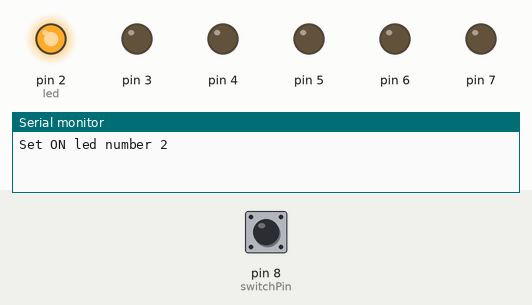
The sketch below on a simulated Arduino Uno, built with avr-gcc and run on an emulated ATmega328P. On the bench: output pins drawn as LEDs (lit = HIGH), the last lines printed to the serial monitor. The test bench sets the inputs (shaded band); at power-on: pin 8 (switchPin) LOW.

Above: at 1.2 s.
1.3 s: pin 8 (switchPin) pulled HIGH for 0.15 s
At 3.9 s:
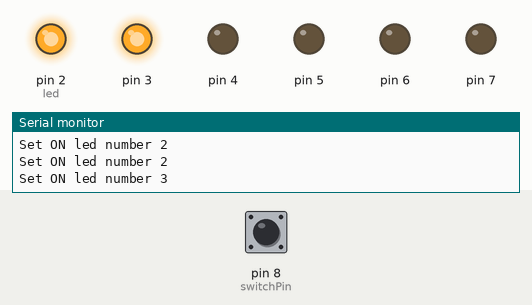
4.4 s: pin 8 (switchPin) pulled HIGH for 1 s
At 5.0 s:
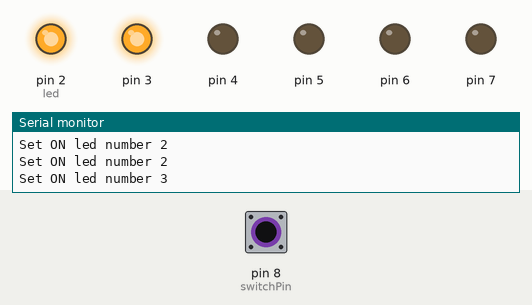
8.4 s: pin 8 (switchPin) pulled HIGH for 3.2 s
At 11.8 s:
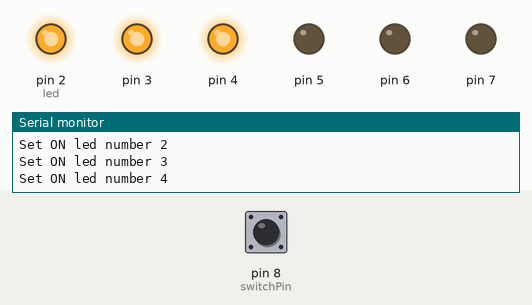
Timing chart, 0 to 21.1 s (numbered marks = the images above; inputs shaded):
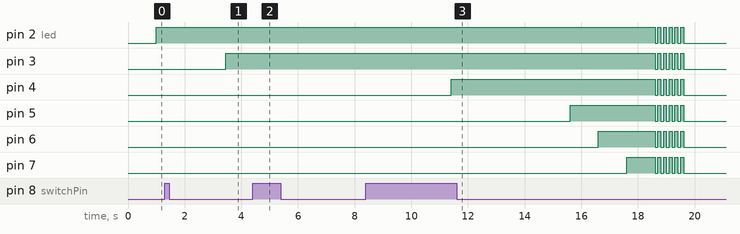

The sketch:

DigitalHourglass.ino
```cpp
//Set all needed constants and initialize variables
const int switchPin = 8;
unsigned long previousTime=0;
int switchState = 0;
int prevSwitchState = 0;
int led=2;
int endmode = 1;//0 means it will wait
long interval=1000;

void setup() {
  Serial.begin(9600);//initialize serial
 for(int x=2;x<8;x++){
  pinMode(x,OUTPUT); //loop through all the LEDs setting as outputs
 }
 pinMode(switchPin,INPUT); //set switch as an input
}

void loop() {
  unsigned long currentTime = millis();//get newest time
  if ((currentTime - previousTime > interval) && endmode) { //check if time elapsed
    previousTime = currentTime;//for next time around
    digitalWrite(led, HIGH);//each time set next LED as high
    Serial.print("Set ON led number ");
    Serial.println(led);
    led++;//go to next LED
    }
    if ((led > 7) && endmode)
      {  //When you have hit the maximum, reset
        Serial.println("Set LEDs to blink");
        delay(1000); //stay on a bit
        led = 2;//reset
        endmode = 0;//reached end of count
          for(int x=0;x<5;x++) { //count how many blinks
              for(int x=2;x<8;x++){ digitalWrite(x, LOW); }
              delay(100);//set all low
              Serial.println("blink 1");
              for(int x=2;x<8;x++){ digitalWrite(x, HIGH); }
              delay(100);//set all high to blink
              Serial.println("blink 2");
              for(int x=2;x<8;x++){ digitalWrite(x, LOW); }
              Serial.println("blink 3");//set all low again
          }
     }
    switchState = digitalRead(switchPin);//read tilt sensor
    if(switchState != prevSwitchState) {//if switched
        led=2;//reset again
        endmode = 1;//and stop endmode
        previousTime=currentTime;//set time
      prevSwitchState=switchState;//keep track of what tilt sensor direction
    }
}
```

Measured:
- after the input at 1.3 s, pin 3: LOW → HIGH after 2.2 s instead of 0.70 s; pin 4: stays LOW (without the input it goes to HIGH after 1.7 s); pin 5: stays LOW (without the input it goes to HIGH after 2.7 s)
- after the input at 4.4 s, pin 4: stays LOW (without the input it goes to HIGH after 0.05 s); pin 5: stays LOW (without the input it goes to HIGH after 1.1 s); pin 6: stays LOW (without the input it goes to HIGH after 2.1 s); pin 7: stays LOW (without the input it goes to HIGH after 3.1 s)
